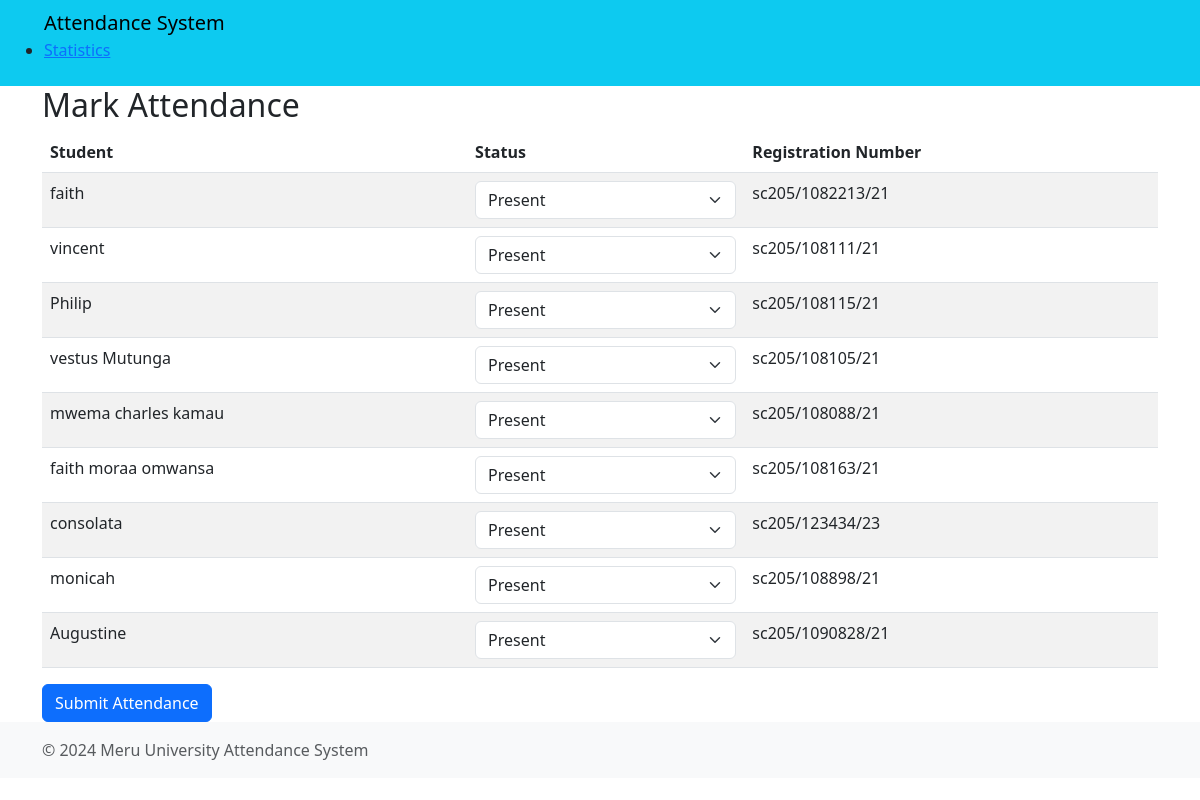
The app's page /mark/ with its own data.
### attendance/models.py (models this page shows, shortened)
class Student(models.Model):
    name = models.CharField(max_length=100)
    registration_number = models.CharField(max_length=20, unique=True)
    course = models.CharField(max_length=100, default='course')
    department = models.ForeignKey(Department, on_delete=models.CASCADE)

### attendance/views.py (the view)
# urls.py: path('mark/', views.mark_attendance, name='mark_attendance'),
def mark_attendance(request):
    students = Student.objects.all()
    if request.method == 'POST':
        today = timezone.now().date()
        for student in students:
            status = request.POST.get(f'status_{student.id}', 'Absent')
            Attendance.objects.create(student=student,date=today, status=(status == 'Present'))
        return redirect('attendance:view_attendance')
    return render(request, 'attendance/mark_attendance.html', {'students': students})

### attendance/templates/attendance/mark_attendance.html (shortened to what this page needs)
{% extends 'base.html' %}
{% block content %}
<h2>Mark Attendance</h2>
<form method="POST">
    <table class="table table-striped table-hover">
        <thead>
            <tr>
                <th>Student</th>
                <th>Status</th>
                <th>Registration Number</th>
            </tr>
        </thead>
        <tbody>
            {% for student in students %}
            <tr>
                <td>{{ student.name }}</td>
                <td>
                    <select name="status_{{ student.id }}" class="form-select">
                        <option value="Present">Present</option>
                    </select>
                        <td>{{ student.registration_number}}</td>
                </td>
            </tr>
            {% endfor %}
        </tbody>
    </table>
    <button type="submit" class="btn btn-primary">Submit Attendance</button>
</form>
{% endblock %}

### records on screen
Student: name "faith", id "Present", registration_number "sc205/1082213/21"
Student: name "vincent", id "Present", registration_number "sc205/108111/21"
Student: name "Philip", id "Present", registration_number "sc205/108115/21"
Student: name "vestus Mutunga", id "Present", registration_number "sc205/108105/21"
Student: name "mwema charles kamau", id "Present", registration_number "sc205/108088/21"
Student: name "faith moraa omwansa", id "Present", registration_number "sc205/108163/21"
Student: name "consolata", id "Present", registration_number "sc205/123434/23"
Student: name "monicah", id "Present", registration_number "sc205/108898/21"
Student: name "Augustine", id "Present", registration_number "sc205/1090828/21"
